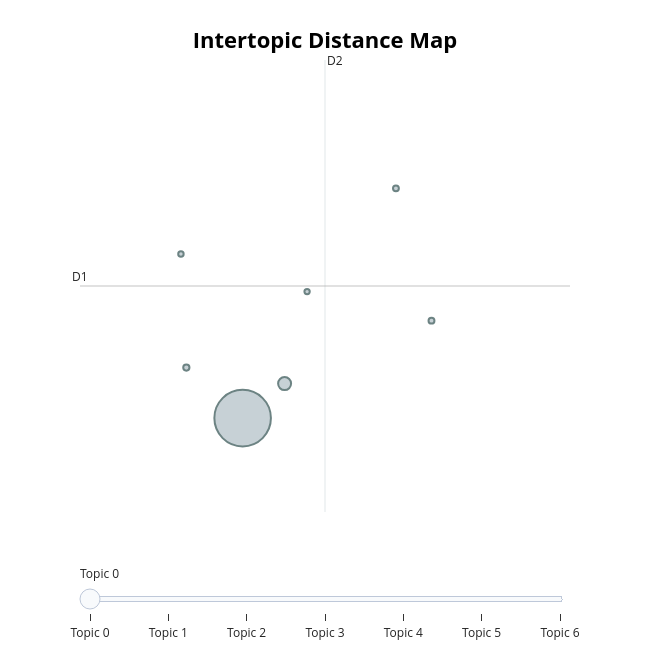

Write notebook code for a chart like this one.
### Code cell
# Intertopic distance map
fig = model.visualize_topics()
fig.show()

### Figure 1 — Plotly figure (JSON) as saved in the notebook; plotly's stock layout.template omitted (floating-point values rounded to 4 significant figures)
{"data": [{"customdata": [[0, "game | claude | agent | agents | gemini", 7114], [1, "cursor | windsurf | agent | claude | mcp", 376], [2, "troll | meme | coin | solana | meta", 86], [3, "doctors | practice | healthcare | practices | private", 78], [4, "kids | kid | family | school | child", 77], [5, "gpt | codex | oss | claude | models", 66], [6, "cooking | cooked | food | cook | gon", 63]], "hovertemplate": "<b>Topic %{customdata[0]}</b><br>%{customdata[1]}<br>Size: %{customdata[2]}", "legendgroup": "", "marker": {"color": "#B0BEC5", "line": {"color": "DarkSlateGrey", "width": 2}, "size": [7114, 376, 86, 78, 77, 66, 63], "sizemode": "area", "sizeref": 4.446, "symbol": "circle"}, "mode": "markers", "name": "", "orientation": "v", "showlegend": false, "type": "scatter", "x": [5.945, 6.285, 5.49, 7.474, 7.186, 5.446, 6.467], "xaxis": "x", "y": [10.45, 11.03, 11.3, 12.08, 14.29, 13.19, 12.57], "yaxis": "y"}], "layout": {"annotations": [{"showarrow": false, "text": "D1", "x": 4.629, "y": 12.66, "yshift": 10}, {"showarrow": false, "text": "D2", "x": 6.612, "xshift": 10, "y": 16.43}], "height": 650, "hoverlabel": {"bgcolor": "white", "font": {"family": "Rockwell", "size": 16}}, "legend": {"itemsizing": "constant", "tracegroupgap": 0}, "margin": {"t": 60}, "shapes": [{"line": {"color": "#CFD8DC", "width": 2}, "type": "line", "x0": 6.612, "x1": 6.612, "y0": 8.885, "y1": 16.43}, {"line": {"color": "#9E9E9E", "width": 2}, "type": "line", "x0": 4.629, "x1": 8.595, "y0": 12.66, "y1": 12.66}], "sliders": [{"active": 0, "pad": {"t": 50}, "steps": [{"args": [{"marker.color": [["red", "#B0BEC5", "#B0BEC5", "#B0BEC5", "#B0BEC5", "#B0BEC5", "#B0BEC5"]]}], "label": "Topic 0", "method": "update"}, {"args": [{"marker.color": [["#B0BEC5", "red", "#B0BEC5", "#B0BEC5", "#B0BEC5", "#B0BEC5", "#B0BEC5"]]}], "label": "Topic 1", "method": "update"}, {"args": [{"marker.color": [["#B0BEC5", "#B0BEC5", "red", "#B0BEC5", "#B0BEC5", "#B0BEC5", "#B0BEC5"]]}], "label": "Topic 2", "method": "update"}, {"args": [{"marker.color": [["#B0BEC5", "#B0BEC5", "#B0BEC5", "red", "#B0BEC5", "#B0BEC5", "#B0BEC5"]]}], "label": "Topic 3", "method": "update"}, {"args": [{"marker.color": [["#B0BEC5", "#B0BEC5", "#B0BEC5", "#B0BEC5", "red", "#B0BEC5", "#B0BEC5"]]}], "label": "Topic 4", "method": "update"}, {"args": [{"marker.color": [["#B0BEC5", "#B0BEC5", "#B0BEC5", "#B0BEC5", "#B0BEC5", "red", "#B0BEC5"]]}], "label": "Topic 5", "method": "update"}, {"args": [{"marker.color": [["#B0BEC5", "#B0BEC5", "#B0BEC5", "#B0BEC5", "#B0BEC5", "#B0BEC5", "red"]]}], "label": "Topic 6", "method": "update"}]}], "title": {"font": {"color": "Black", "size": 22}, "text": "<b>Intertopic Distance Map</b>", "x": 0.5, "xanchor": "center", "y": 0.95, "yanchor": "top"}, "width": 650, "xaxis": {"anchor": "y", "domain": [0, 1], "range": [4.629, 8.595], "title": {"text": ""}, "visible": false}, "yaxis": {"anchor": "x", "domain": [0, 1], "range": [8.885, 16.43], "title": {"text": ""}, "visible": false}}}
